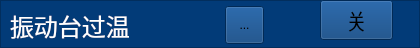
      <widget class="QFrame" name="frame_27">
       <property name="geometry">
        <rect>
         <x>0</x>
         <y>142</y>
         <width>420</width>
         <height>48</height>
        </rect>
       </property>
       <property name="styleSheet">
        <string notr="true">background-color: rgb(2, 59, 120);</string>
       </property>
       <property name="frameShape">
        <enum>QFrame::StyledPanel</enum>
       </property>
       <property name="frameShadow">
        <enum>QFrame::Raised</enum>
       </property>
       <widget class="QLabel" name="label_103">
        <property name="geometry">
         <rect>
          <x>10</x>
          <y>10</y>
          <width>211</width>
          <height>31</height>
         </rect>
        </property>
        <property name="font">
         <font>
          <family>微软雅黑</family>
          <pointsize>18</pointsize>
         </font>
        </property>
        <property name="styleSheet">
         <string notr="true">color: rgb(255, 255, 255);</string>
        </property>
        <property name="text">
         <string>振动台过温</string>
        </property>
       </widget>
       <widget class="QToolButton" name="toolButton_zdtgw">
        <property name="geometry">
         <rect>
          <x>225</x>
          <y>6</y>
          <width>39</width>
          <height>38</height>
         </rect>
        </property>
        <property name="text">
         <string>...</string>
        </property>
        <property name="icon">
         <iconset>
          <normaloff>gct_ied_green.png</normaloff>gct_ied_green.png</iconset>
        </property>
        <property name="iconSize">
         <size>
          <width>32</width>
          <height>32</height>
         </size>
        </property>
       </widget>
       <widget class="QToolButton" name="toolButton_zdtgwchain">
        <property name="geometry">
         <rect>
          <x>320</x>
          <y>0</y>
          <width>73</width>
          <height>40</height>
         </rect>
        </property>
        <property name="font">
         <font>
          <family>微软雅黑</family>
          <pointsize>16</pointsize>
         </font>
        </property>
        <property name="text">
         <string>关</string>
        </property>
        <property name="icon">
         <iconset>
          <normaloff>yb_on.png</normaloff>yb_on.png</iconset>
        </property>
        <property name="iconSize">
         <size>
          <width>66</width>
          <height>48</height>
         </size>
        </property>
       </widget>
      </widget>
